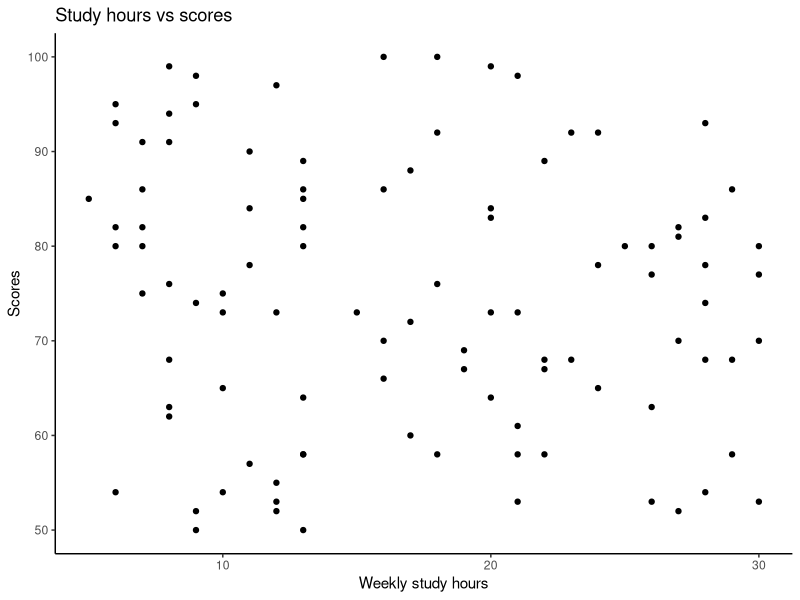
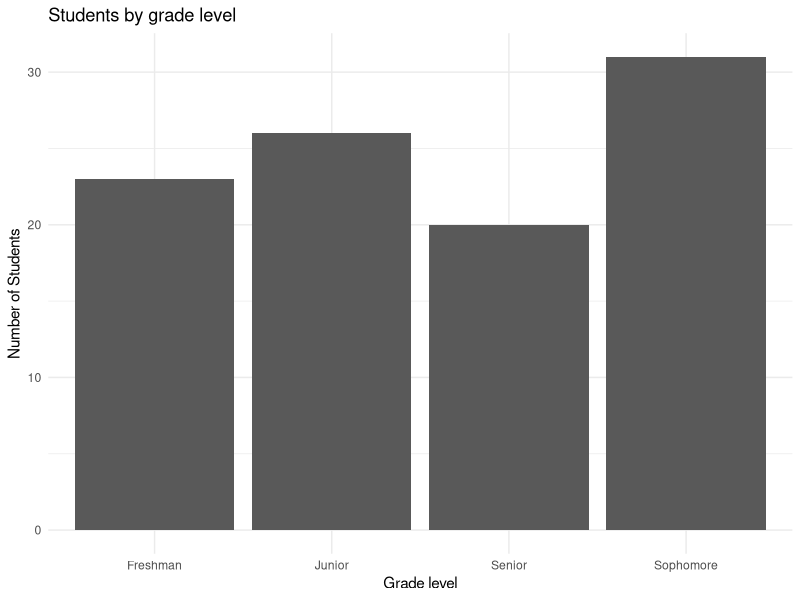
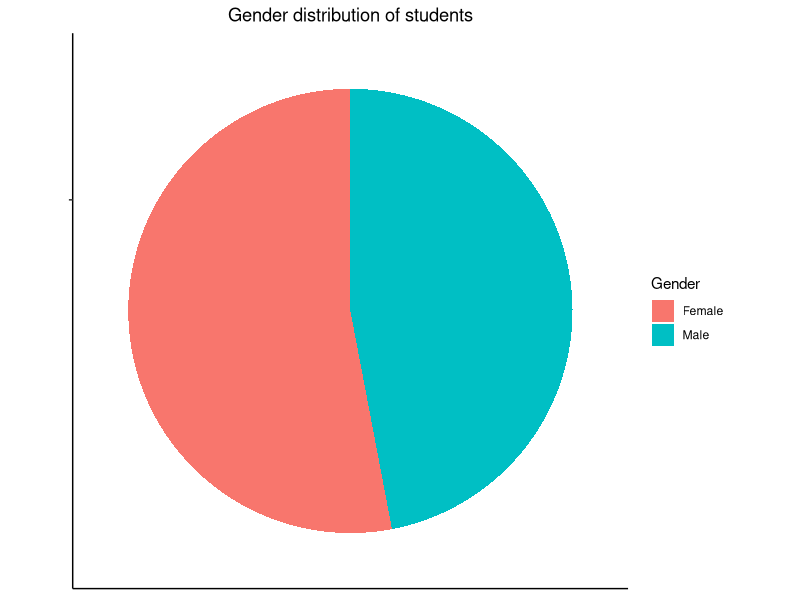
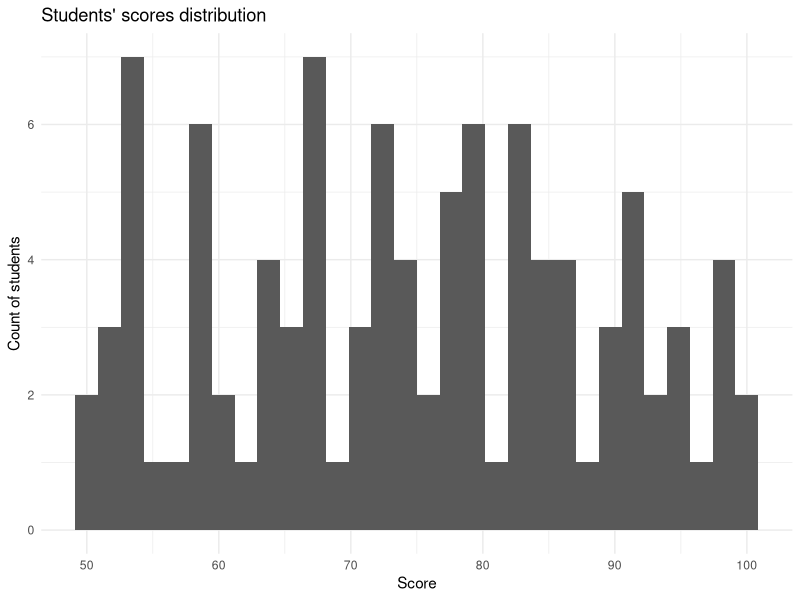

Write R code to recreate these figures, in order.
## ---- chunk 1
age <- 27
class(age)
## ---- chunk 2
age <- 34L
class(age)
## ---- chunk 3
weight <- 68.2
class(weight)
## ---- chunk 4
name <- "Mustafa"
class(name)
## ---- chunk 5
is_winter <- FALSE
class(is_winter)
## ---- chunk 6
class(98.03)
## ---- chunk 7
height <- 98.03
class(height)
## ---- chunk 8
goats <- 27L
class(goats)
## ---- chunk 9
class("school")
## ---- chunk 10
firstname <- "Bryant" # Any name will work
class(firstname)
## ---- chunk 11
is_student <- TRUE
class(is_student)
## ---- chunk 12
marks = c(23, 67, 98, 34, 98, 21)
print(marks) # print to the console
is.vector(marks) # find its data structure
## ---- chunk 13
vector1 = seq(1, 9) 

# Convert to matrix
## create by column 
m1=matrix(vector1, ncol=3)
print(m1) # print the matrix to the console 

is.matrix(m1) # confirms if its really a matrix 
## ---- chunk 14
var_names <- c("A", "B", "C") # vector to store variable names 

m1_df <- data.frame(var_names, m1) # create the data frame
print(m1_df) #print to the console 

is.data.frame(m1_df) #confirms if its really a data.frame. 
## ---- chunk 15
height <- c(120.1, 118, 123.4, 130.8, 115.2)
is.vector(height)
## ---- chunk 16
length(height) # count the number of elements
## ---- chunk 17
v1 <- seq(1, 12) # Create vector v1

m1 <- matrix(v1, ncol=3) # create a matrix from the vector
m1 

is.matrix(m1) # Confirm if its a matrix
## ---- chunk 18
m1[, 3] # Access the third columns
## ---- chunk 19
m1[2,] # Access of the second row
## ---- chunk 20
student_df <- data.frame(
  "Name"= c("Pragya", "Thomas", "Ali"),
  "Age"=c(21, 19, 23),
  "Marks"=c(68, 72, 67)
)

student_df
## ---- chunk 21
m1_imported <- read.csv("data/m1.csv") # import the csv data set
m1_imported # Display the data
## ---- chunk 22
library(readxl)

students_imported <- read_excel("data/students.xlsx") # Import the data
students_imported # Display the data
## ---- chunk 23
write.csv(m1_imported, "data/m1_exported.csv") # Write the data set locally
## ---- chunk 24
library(openxlsx)

write.xlsx(students_imported, "data/students_exported.xlsx")
## ---- chunk 25
# Create a dataset
set.seed(42)
df <- data.frame(
  Product = c('Shoes', 'Laptop', 'Watch', 'Phone', 'Shoes', 'Watch', 'Laptop', 'Shoes', 'Laptop', 'Phone'),
  Sales = c(150, 500, NA, 300, 150, 1000, 500, 150, 500, 300), # Outlier in Sales (1000)
  Category = c('Fashion', 'Tech', 'Fashion', 'Tech', 'Fashion', 'Fashion', 'Tech', 'Fashion', 'Tech', 'Tech'),
  Discount = c(10, 0, 20, 5, 10, 20, 0, 10, 0, 5),
  Returns = c(2, 0, 1, 0, 2, 1, 0, 2, 0, 0),
  Profit = c(30, 100, NA, 70, 30, 500, 100, 30, 100, 70)  # Outlier in Profit (500)
)

# Add duplicated rows
df <- rbind(df, df[2:3, ])

# View the dataset
head(df)
## ---- chunk 26
sum(is.na(df))
## ---- chunk 27
# Fill missing Sales and Profit with the mean of the respective columns
df$Sales[is.na(df$Sales)] <- mean(df$Sales, na.rm = TRUE)
df$Profit[is.na(df$Profit)] <- mean(df$Profit, na.rm = TRUE)

# View the data set after handling null values
head(df)

# Count the null values in the data set to confirm the operation
sum(is.na(df))
## ---- chunk 28
# Count the duplicated rows
sum(duplicated(df))

# Shape of the data set 
dim(df)
## ---- chunk 29
# Load the required libraries 
library(dplyr)

# Remove duplicated rows
df_cleaned <- df %>% distinct()

# Count the duplicated records
sum(duplicated(df_cleaned))

# Shape of the data set 
dim(df_cleaned)
## ---- chunk 30
# Use the IQR method to detect outliers in Sales and Profit
Q1_sales <- quantile(df_cleaned$Sales, 0.25)
Q3_sales <- quantile(df_cleaned$Sales, 0.75)
IQR_sales <- Q3_sales - Q1_sales

Q1_profit <- quantile(df_cleaned$Profit, 0.25)
Q3_profit <- quantile(df_cleaned$Profit, 0.75)
IQR_profit <- Q3_profit - Q1_profit

# Filter out outliers
df_cleaned <- df_cleaned %>%
  filter(!(Sales < (Q1_sales - 1.5 * IQR_sales) | Sales > (Q3_sales + 1.5 * IQR_sales))) %>%
  filter(!(Profit < (Q1_profit - 1.5 * IQR_profit) | Profit > (Q3_profit + 1.5 * IQR_profit)))

# Find out how many records were affected
dim(df_cleaned)
## ---- chunk 31
library(ggplot2)
## ---- chunk 32
library(dplyr)

# Sample data for students 
set.seed(27)

students_df <- data.frame(
  student_id = 1:100,
  score = sample(50:100, 100, replace = TRUE),
  study_hours = sample(5:30, 100, replace = TRUE),
  gender = sample(c("Male", "Female"), 100, replace = TRUE),
  grade = sample(c("Freshman", "Sophomore", "Junior", "Senior"), 100, replace = TRUE)
)

head(students_df)
## ---- chunk 33
# The set up
ggplot(data = students_df, 
       aes(x = study_hours, y = score)) + 
  # The geoms - for scatter plot 
  geom_point() +
  
  # Labels 
  labs(
    title = "Study hours vs scores",
    x = "Weekly study hours",
    y = "Scores"
  ) + 
  
  # Theme
  theme_classic()
## ---- chunk 34
ggplot(data = students_df, 
       aes(x=grade)) + 
  geom_bar() + 
  labs(
    title = "Students by grade level",
    x = "Grade level",
    y = "Number of Students"
  ) + 
  theme_minimal()
## ---- chunk 35
# Prepare the data for pie chart 
gender_count <- students_df %>%
  count(gender)

# Plot the pie chart
ggplot(data = gender_count,
       aes(x="", y = n, fill = gender)) + 
  geom_bar(stat = "identity", width=1) + 
  coord_polar("y") + 
  labs(
    title = "Gender distribution of students",
    fill = "Gender"
  ) +
  theme_classic() +
  theme(
    plot.title = element_text(hjust = 0.5),
    axis.title = element_blank(),
    axis.text = element_blank(),
    panel.grid = element_blank()
  )
## ---- chunk 36
ggplot(data = students_df,
       aes(x=score)) + 
  geom_histogram() +
  labs(
    title = "Students' scores distribution",
    x = "Score", 
    y = "Count of students"
  ) + 
  theme_minimal()
